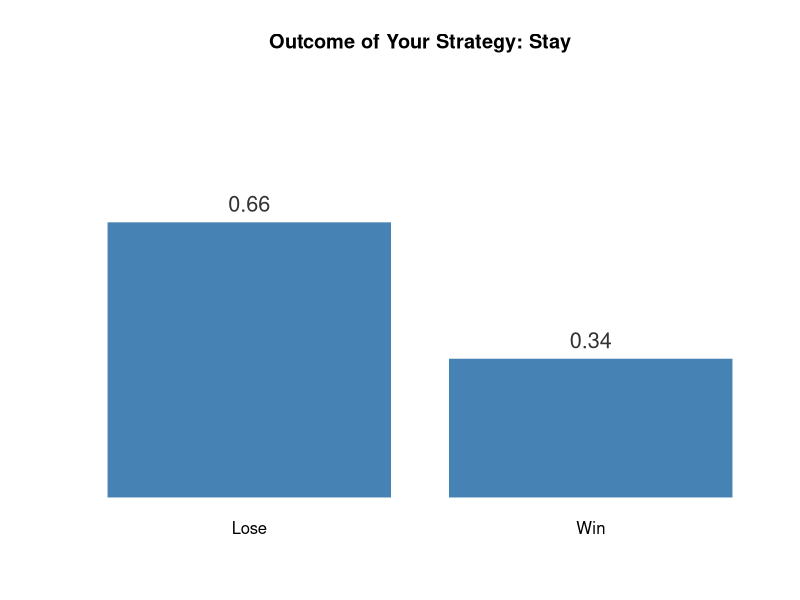
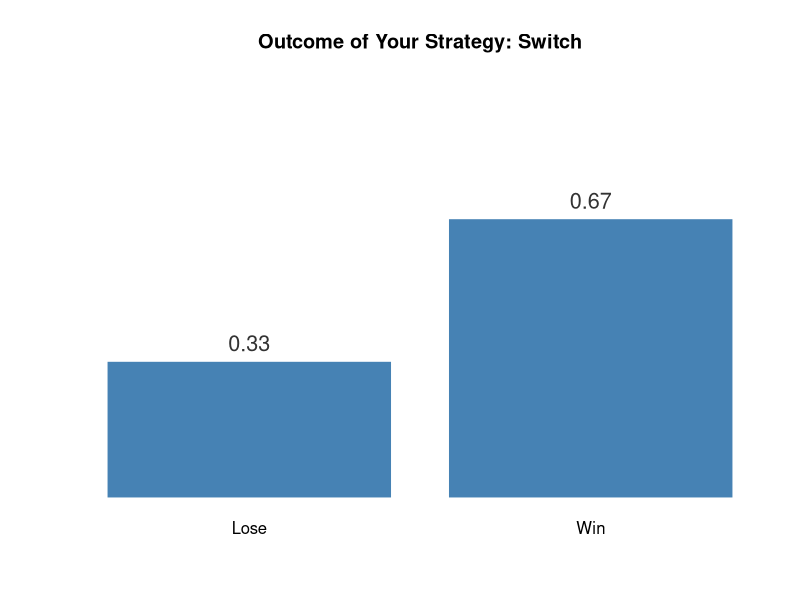

Reproduce these figures in R, in order.
## ---- chunk 1

createGame <- function( )
{

    a.game <- sample( x=c("goat","goat","car"), size=3, replace=F )
 
    
    return( a.game )
} 



createGame()  # test the function

## ---- chunk 2

pickDoor <- function( )
{  

   a.pick <- sample( x=c(1,2,3), size=1, replace=F)
   
   if( a.pick== "1" )
   { 
   return( a.pick )  # number between 1 and 3
   }

   if( a.pick== "2" )
   { 
   return( a.pick ) 
   }
   
   if( a.pick== "3" )
   { 
   return( a.pick ) 
   }
 
}

# test the function

pickDoor()

## ---- chunk 3
# note to call this function you need inputs from previous functions

this.game <- createGame()

this.game

my.pick <- pickDoor()
# my.pick is a result of the pickdoor function

my.pick

door_choice <- 1:3

openGoatDoor <- function( game, a.pick )
{

   if( game [a.pick] == "goat" )
   { 
      opened.door <- door_choice[ game != "car" & door_choice != a.pick ]
   }

   if( game [a.pick] == "car" )
   { 
      car_door <- door_choice[ game != "car" & door_choice != a.pick ]
      opened.door <- sample( x=car_door, size=1, replace=F )  
   }
   

   return( opened.door ) # number between 1 and 3

}




# test it

openGoatDoor( this.game, my.pick )



## ---- chunk 4
changeDoor <- function( stay=T, opened.door, a.pick )
{

   if ( stay == T )
    {
       final.pick <- my.pick
    }
  
   if ( stay == F )
    {
      final.pick <- door_choice[ 
        door_choice != opened.door & door_choice != a.pick ]
    }
  
   return( final.pick )  # number between 1 and 3

}



# test it

opened.door <- openGoatDoor( this.game, my.pick )

changeDoor( stay=F, opened.door=opened.door, a.pick=my.pick )
## ---- chunk 5
determineWinner <- function( final.pick, game )
{

   if( game [ final.pick ] == "car" )
   {
      return( "W" )
   }
  
   if( game [ final.pick ] == "goat" )
   {
      return( "L" )
   }

}


final.pick <- changeDoor( stay=F, opened.door=opened.door, a.pick=my.pick )

determineWinner( final.pick=final.pick, game=this.game )

## ---- chunk 6
playTheGame <- function( num.sims=10000, stay=T )
{


   results <- NULL   # create a vector to store results


   for( i in 1:num.sims )
   {
      
      game <- createGame()
      
      my.pick <- pickDoor()
      
      opened.door <- openGoatDoor( game, my.pick )
      
      final.pick <- changeDoor( stay=stay, opened.door=opened.door, a.pick=my.pick )
      
      win.lose <- determineWinner( final.pick, game )
      
      results <- c( results, win.lose )
      
   } # end of loop
   
   
   return( results )
   

} # end of function


## ---- chunk 7

results.stay <- playTheGame( num.sims=10000, stay=T )

results.switch <- playTheGame( num.sims=10000, stay=F )

table( results.stay )

table( results.switch )




# stay

prop.wins <- prop.table( table( results.stay ))

bar.points <- barplot( height=prop.wins, yaxt="n",
                       names.arg=c("Lose","Win"), ylim=c(0,1),
                       main="Outcome of Your Strategy: Stay",
                       col="steelblue", border="white" )

text( x=bar.points, y=prop.wins, col="gray20",
      labels=round(prop.wins,2), pos=3, cex=1.3 )




# switch

prop.wins <- prop.table( table( results.switch ))

bar.points <- barplot( height=prop.wins, yaxt="n",
                       names.arg=c("Lose","Win"), ylim=c(0,1),
                       main="Outcome of Your Strategy: Switch",
                       col="steelblue", border="white" )

text( x=bar.points, y=prop.wins, col="gray20",
      labels=round(prop.wins,2), pos=3, cex=1.3 )
